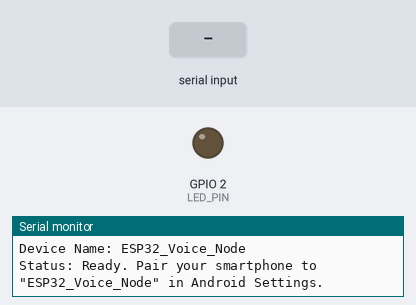
This sketch was run on a simulated ESP32. Shown: output pins drawn as LEDs (lit = HIGH), the last lines printed to the serial monitor. Dashed ring = blinking. The inputs (shaded band) are chosen by the test bench. Nothing arrives over Bluetooth unless stated.

Above: at 2.8 s.
2.9 s: "blink\n" received over the second serial link
At 3.03 s:
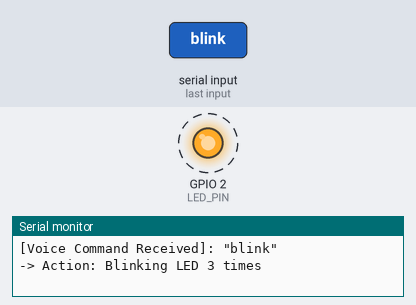
5.9 s: "on\n" received over the second serial link
At 6.9 s:
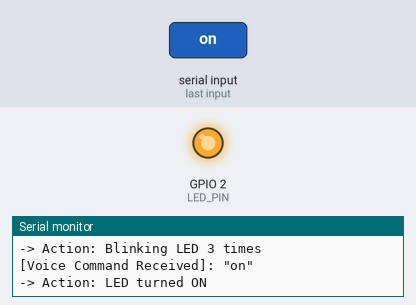
Timing chart, 0 to 8.9 s (numbered marks = the images above; inputs shaded):
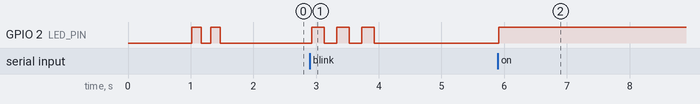

The sketch:

esp32_voice_receiver.ino
```cpp
/*
 * ============================================================================
 * ESP32 Bluetooth Serial Speech-to-Text Receiver Firmware
 * ============================================================================
 * Board: ESP32 Dev Module (WROOM / WROVER)
 * Core: esp32 by Espressif Systems (Arduino IDE)
 * Libraries: BluetoothSerial (built into official ESP32 Arduino Core)
 *
 * How it works:
 * 1. Initializes Bluetooth Classic Serial with device name "ESP32_Voice_Node".
 * 2. Listens for incoming lines sent from the Flutter smartphone app.
 * 3. Parses recognized voice commands (e.g., "turn on led", "turn off led", "status").
 * 4. Toggles onboard LED (GPIO 2) and transmits acknowledgment string back to the phone.
 * ============================================================================
 */

#include "BluetoothSerial.h"

// Check if Bluetooth is properly enabled in ESP32 SDK configuration
#if !defined(CONFIG_BT_ENABLED) || !defined(CONFIG_BLUEDROID_ENABLED)
#error Bluetooth is not enabled! Please run make menuconfig to enable it
#endif

// Create BluetoothSerial object
BluetoothSerial SerialBT;

// Name visible when scanning for Bluetooth devices on the phone
const char* deviceName = "ESP32_Voice_Node";

// Onboard LED pin (GPIO 2 on most ESP32 DevKit boards)
const int LED_PIN = 2;

// Buffer string to collect incoming serial data
String receivedBuffer = "";

void setup() {
  // Initialize hardware USB serial for debugging monitor (115200 baud)
  Serial.begin(115200);
  delay(1000);

  Serial.println("\n==================================================");
  Serial.println("   ESP32 Bluetooth Voice Command Receiver");
  Serial.println("==================================================");

  // Configure onboard LED
  pinMode(LED_PIN, OUTPUT);
  digitalWrite(LED_PIN, LOW); // Start with LED OFF

  // Start Bluetooth Serial SPP
  // Note: True enables slave mode (phone connects to ESP32)
  SerialBT.begin(deviceName);
  Serial.print("Bluetooth Serial started successfully!\nDevice Name: ");
  Serial.println(deviceName);
  Serial.println("Status: Ready. Pair your smartphone to \"" + String(deviceName) + "\" in Android Settings.");

  // Blink LED twice to indicate successful boot
  for (int i = 0; i < 2; i++) {
    digitalWrite(LED_PIN, HIGH);
    delay(150);
    digitalWrite(LED_PIN, LOW);
    delay(150);
  }
}

void loop() {
  // Check if serial data is available from the connected smartphone
  if (SerialBT.available()) {
    // Read character from Bluetooth stream
    char incomingChar = SerialBT.read();

    // Check for newline delimiter '\n' or carriage return '\r'
    if (incomingChar == '\n' || incomingChar == '\r') {
      receivedBuffer.trim();

      if (receivedBuffer.length() > 0) {
        Serial.print("[Voice Command Received]: \"");
        Serial.print(receivedBuffer);
        Serial.println("\"");

        // Process and handle the voice command
        processVoiceCommand(receivedBuffer);

        // Reset buffer for subsequent messages
        receivedBuffer = "";
      }
    } else {
      // Accumulate characters
      receivedBuffer += incomingChar;
    }
  }

  // Also allow typing into Arduino IDE Serial Monitor to send back to Phone
  if (Serial.available()) {
    char c = Serial.read();
    SerialBT.write(c);
  }

  delay(5); // Yield to ESP32 RTOS watchdog
}

/**
 * Parses and executes actions based on speech text recognized by Flutter
 */
void processVoiceCommand(String command) {
  // Convert command to lowercase for case-insensitive matching
  String cmdLower = command;
  cmdLower.toLowerCase();

  if (cmdLower.indexOf("on") >= 0 || cmdLower.indexOf("turn on") >= 0 || cmdLower.indexOf("light") >= 0) {
    digitalWrite(LED_PIN, HIGH);
    Serial.println("-> Action: LED turned ON");
    // Send feedback confirmation back to Flutter smartphone app
    SerialBT.println("ACK: LED is now ON");
  }
  else if (cmdLower.indexOf("off") >= 0 || cmdLower.indexOf("turn off") >= 0) {
    digitalWrite(LED_PIN, LOW);
    Serial.println("-> Action: LED turned OFF");
    SerialBT.println("ACK: LED is now OFF");
  }
  else if (cmdLower.indexOf("blink") >= 0) {
    Serial.println("-> Action: Blinking LED 3 times");
    SerialBT.println("ACK: Blinking LED...");
    for (int i = 0; i < 3; i++) {
      digitalWrite(LED_PIN, HIGH);
      delay(200);
      digitalWrite(LED_PIN, LOW);
      delay(200);
    }
  }
  else if (cmdLower.indexOf("status") >= 0) {
    int state = digitalRead(LED_PIN);
    String statusMsg = "ACK: Status -> LED is " + String(state == HIGH ? "ON" : "OFF");
    SerialBT.println(statusMsg);
  }
  else {
    // Generic acknowledgment for custom voice commands
    Serial.println("-> Custom Speech: " + command);
    SerialBT.println("ACK: Received \"" + command + "\"");
  }
}
```

Measured:
- after the input at 2.9 s, GPIO 2 (LED_PIN): alternates HIGH for 0.20 s and LOW for 0.20 s, 6 changes in all, then stays LOW, starting at once
- after the input at 5.9 s, GPIO 2 (LED_PIN): LOW → HIGH at once
